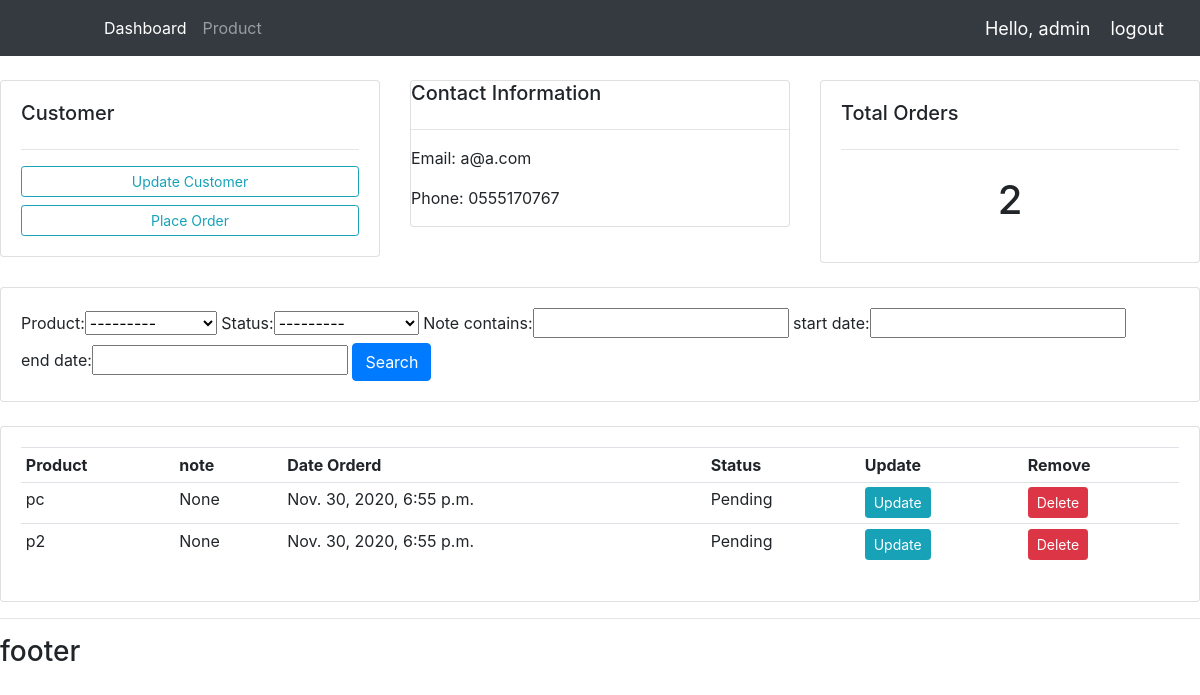
The app's page /customer/1/ (signed in), older data.
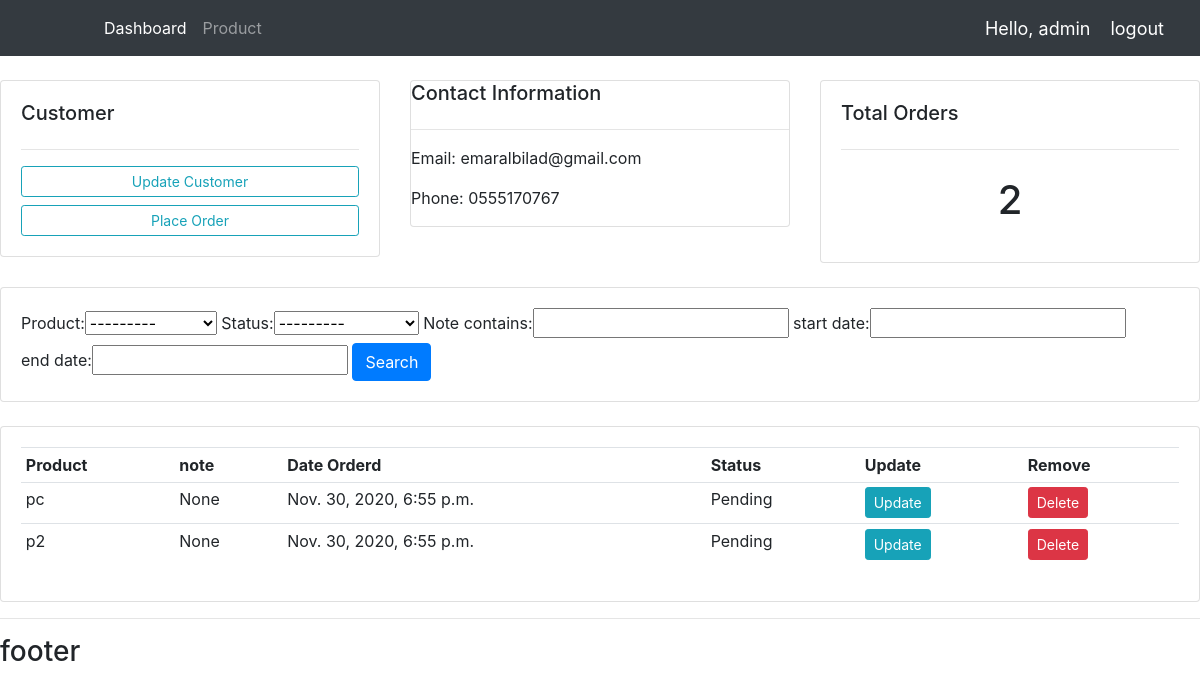
The same page, newer data.
### accounts/models.py (models this page shows, shortened)
class Customer(models.Model):
    user = models.OneToOneField(User, null=True, blank=True, on_delete=models.CASCADE)
    name = models.CharField(max_length=20,null=True)
    phone = models.CharField(max_length=20,null=True)
    email = models.EmailField(max_length=50,null=True)
    profile_pic = models.ImageField(default='profile1.jpg', blank=True, null=True)
    date_created = models.DateTimeField(auto_now_add=True)

### accounts/decorators.py (the view)
        def warpper_func(request,*args, **kwargs):
            group = None
            if request.user.groups.exists():
                group = request.user.groups.all()[0].name
            if group in allowed_roles:
                return view_func(request, *args, **kwargs)
            else:
                return HttpResponse('You are not authorized to view this page')

### accounts/models.py (called while the page is built)
    def __str__(self):
        return self.name

### accounts/views.py (called while the page is built)
@login_required(login_url='login')
@allowed_users(allowed_roles=['admin'])
def customer(request,pk_test):
    customer = Customer.objects.get(id=pk_test)
    orders = customer.order_set.all()
    orders_count = orders.count()
    myFilter = OrderFilter(request.GET,queryset=orders)
    orders = myFilter.qs
    context = {
        'customer':customer,
        'orders':orders,
        'orders_count':orders_count,
        'myFilter':myFilter,
        }
    return render(request,'accounts/customer.html', context)

### templates/accounts/customer.html (shortened to what this page needs)
{%  extends 'accounts/main.html' %}
{% block content %}
	<br>
<div class="row">
	<div class="col-md">
		<div class="card card-body">
			<h5> Customer </h5>
			<hr>
			<a class="btn btn-outline-info  btn-sm btn-block" href="">Update Customer</a>
			<a class="btn btn-outline-info  btn-sm btn-block" href="{% url 'create_order' customer.id %}">Place Order</a>
		</div>
	</div>
	<div class="col-md">
		<div class="card card-title">
			<h5>Contact Information</h5>
			<hr>
			<p>Email: {{customer.email}}</p>
			<p>Phone: {{customer.phone}}</p>
		</div>
	</div>
	<div class="col-md">
		<div class="card card-body">
			<h5>Total Orders</h5>
			<hr>
			<h1 style="text-align: center;padding: 10px">{{orders_count}}</h1>
		</div>
	</div>
</div>
<br>
<div class="row">
	<div class="col">
		<div class="card card-body">
			<form method="get">
				{{myFilter.form}}
		    	<button class="btn btn-primary" type="submit">Search</button>
		  </form>
		</div>
	</div>
</div>
<br>
<div class="row">
	<div class="col-md">
		<div class="card card-body">
			<table class="table table-sm">
				<tr>
					<th>Product</th>
					<th>note</th>
					<th>Date Orderd</th>
					<th>Status</th>
					<th>Update</th>
					<th>Remove</th>
				</tr>
				{% for order in orders %}
					<tr>
						<td>{{order.product}}</td>
						<td>{{order.note}}</td>
						<td>{{order.date_created}}</td>
						<td>{{order.status}}</td>
						<td><a class="btn btn-sm btn-info" href="{% url 'update_order' order.id %}">Update</a></td>
						<td><a class="btn btn-sm btn-danger" href="{% url 'delete_order' order.id %}">Delete</a></td>
					</tr>
				{% endfor %}
			</table>
		</div>
	</div>
</div>
{% endblock %}

Row changes from the older to the newer data that the page shows:
changed Customer: email "a@a.com" → "emaralbilad@gmail.com"
